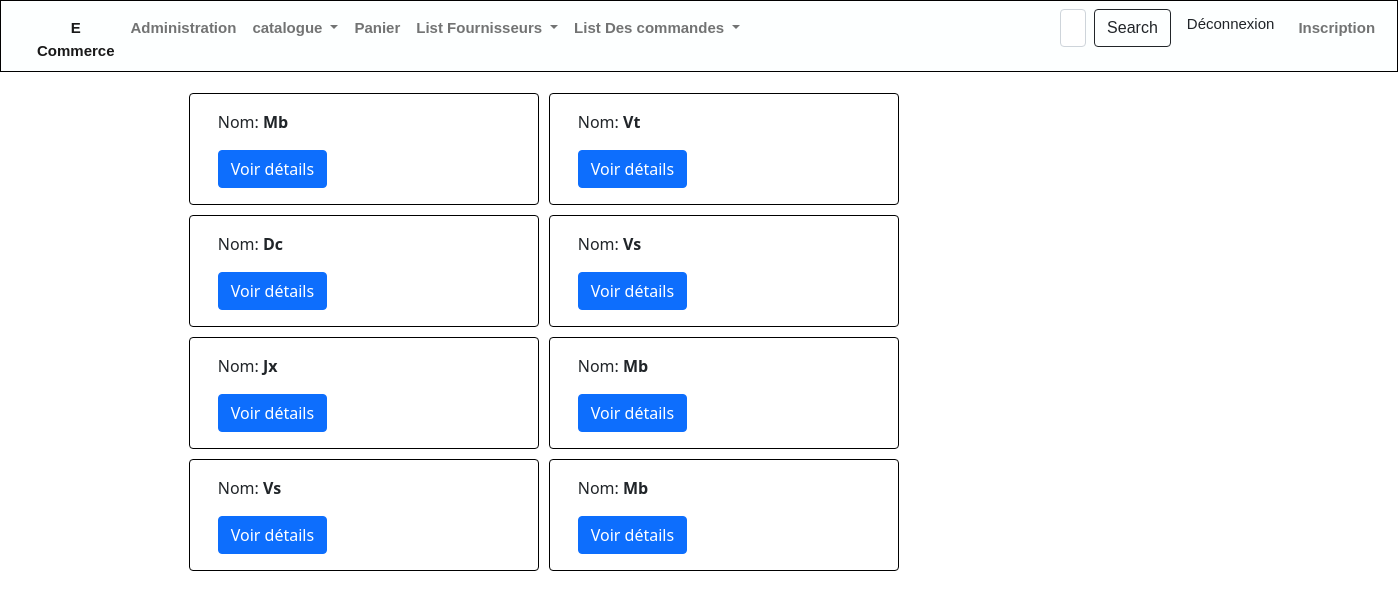
The page /magasin/ListCategorie/ on the database its author committed.
### magasin/models.py (models this page shows, shortened)
class Categorie(models.Model):
    TYPE_CHOICES=[
        ('Al','Alimentaire'),
        ('Mb','Meuble'),
        ('Sn','Sanitaire'),
        ('Vs','Vaisselle'),
        ('Vt','Vetement'),
        ('Jx','Jouets'),
        ('Lg','Ligne de Maison'),
        ('Bj','Bijoux'),
        ('Dc','Decor')
        ]
    libelle=models.CharField(default='Al',choices=TYPE_CHOICES,max_length=50)

### magasin/views.py (the view)
# urls.py: path('ListCategorie/', views.ListCategorie, name='ListCategorie'),
def ListCategorie(request):
        categories= Categorie.objects.all()
        context={'categories':categories}
        return render( request,'Categories/mesCategories.html',context )

### magasin/templates/Categories/mesCategories.html (shortened to what this page needs)
{% extends 'magasin/base.html' %}
{% block content %}
<div class="container-fluid mt-3">
    <div class="row-9" >
        <div  id='categorie' class="col-lg-9 mx-auto" >
            <div class="row mx-auto" >
                {% for categorie in categories %}
                <div class="card" id={{categorie.id}} style="width:350px;border:black solid 1px;margin:5px;">
                    <div class="card-body" >
                         <p class="card-text">Nom: <b>{{categorie.libelle}}</b></p>
                        <div style="width: 350px;">
                        <a href="{% url 'detail_categorie' categorie_id=categorie.id %}" class="btn btn-primary">Voir détails</a>
                    </div>
                </div>
                </div>
                {% endfor %}
            </div>
        </div>
    </div>
</div>
{% endblock %}

### rows shown on the page
Categorie: libelle "Mb"
Categorie: {{ categorie.id }} 3 (drawn), libelle "Vt"
Categorie: libelle "Dc"
Categorie: libelle "Vs"
Categorie: libelle "Jx"
Categorie: libelle "Mb"
Categorie: libelle "Vs"
Categorie: libelle "Mb"
